Frame 1 (no input): blank canvas, image omitted
Frame 60 (no input): blank canvas, image omitted
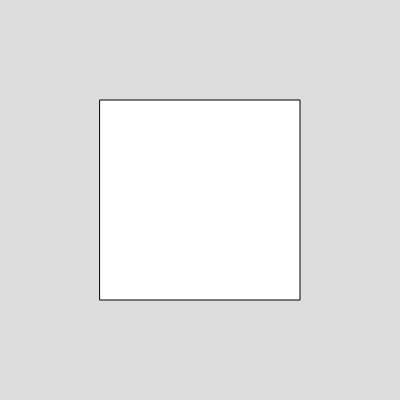
Frame 120 (the mouse pressed at the canvas centre since frame 60)

The p5.js sketch whose frames 1 and 60 were blank and that drew this single picture after the mouse press (run headless with seeded random() and noise() and a simulated clock; from frame 60 on, the mouse is pressed at the canvas centre):

// p5.js sketch
// ── sketch.js
//Crie um sketch onde um quadrado é desenhado a partir da posição lateral (X) do cursor do mouse.  A posição Y do mouse define o tamanho do quadrado.
function setup() {
  createCanvas(400, 400);
}


function draw() {
  background(220);
  rectMode(CENTER);
  square(mouseX, height/2, mouseY);
}
